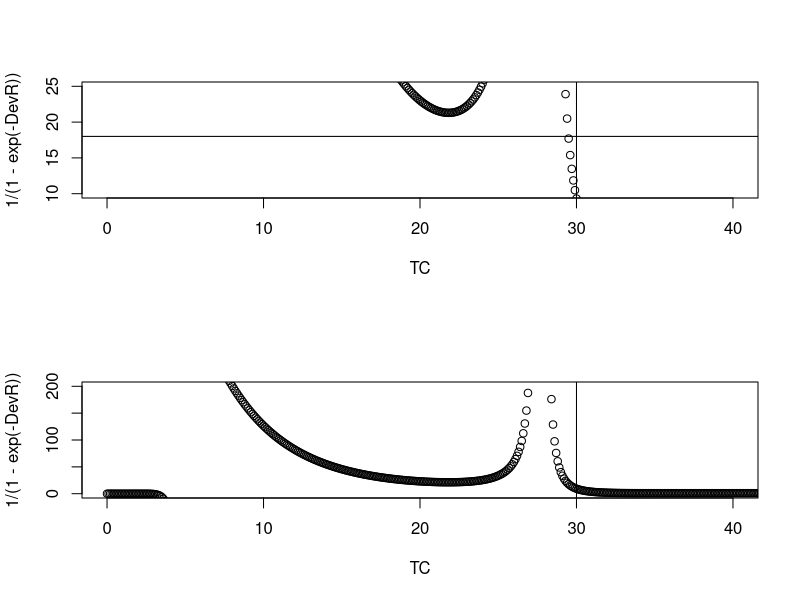
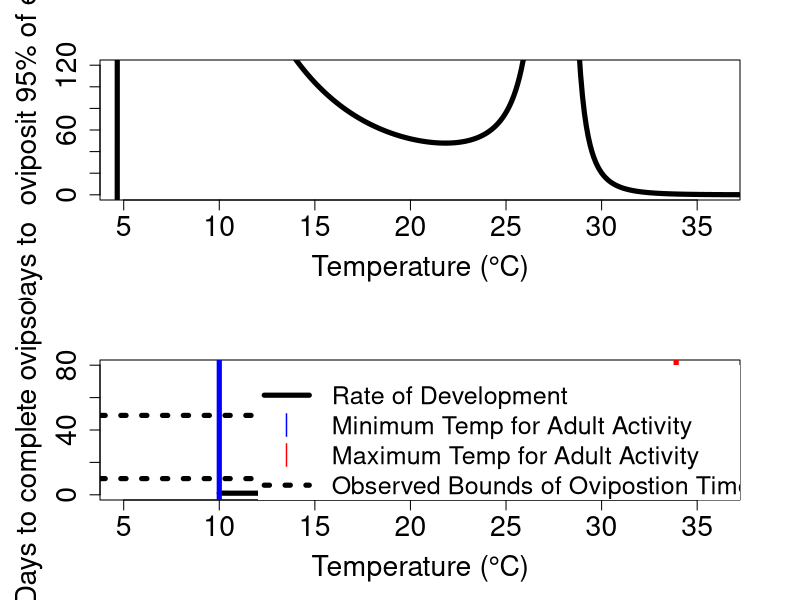
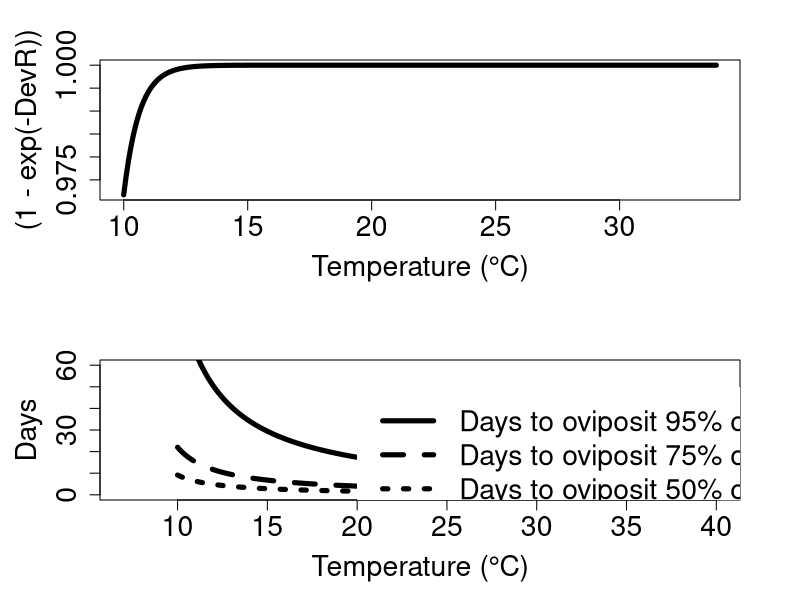

Here is the R script that generated these plots, in order:
## ---- chunk 1
F2C<-function(F){
  C=(F-32)*(5/9)
  return(C)
}
  
Taylor_Plot=function(Temp,Rmax,Tmax,Tdelta){
  Rt=Rmax*(exp(-.5*(((Temp-Tmax)/Tdelta)^2)))
  return(Rt)
}
## ---- chunk 2
TC<-seq(0,44,.1)
TB=4.6341
DeltaB=.1
TM=27.7587
DeltaM=3.0759
omega=.3684
psi=.002199





DevR = psi*(exp(omega*(TC - TB)) - (TM - TC)/(TM - TB)*exp(-omega*(TC - TB)/DeltaB) - (TC - TB)/(TM - TB)*exp(omega*(TM - TB) - (TM - TC)/DeltaM))
par(mfrow=c(2,1))
plot(TC,1/(1-exp(-DevR)),ylim=c(10,25),xlim=c(0,40))
abline(v=30)
abline(h=18)
plot(TC,1/(1-exp(-DevR)),ylim=c(0,200),xlim=c(0,40))
abline(v=30)
## ---- chunk 3
rate<-seq(.1)

Toten<-log(.10)/-DevR



#plot(Toten)
par(mar=c(5,5,3,3))
plot(TC,Toten,ylim=c(0,120),xlim=c(5,36),xlab="Temperature (\u00B0C)",ylab="Days to  oviposit 95% of eggs",cex=1.7,cex.lab=1.7,cex.axis=1.7,
     type="l",lwd=5.0)

min(Toten)
## ---- chunk 4

TC<-seq(10.0,33.9,.1)
TB=7.750
DeltaB=10000
TM=34.887
DeltaM=2.0
omega=.0085
psi=34.887



DevR = psi*(exp(omega*(TC - TB)) - (TM - TC)/(TM - TB)*exp(-omega*(TC - TB)/DeltaB) - (TC - TB)/(TM - TB)*exp(omega*(TM - TB) - (TM - TC)/DeltaM))
# par(mfrow=c(2,1))
# plot(TC,1/(1-exp(-DevR)),ylim=c(0,50),xlim=c(0,40),
#      xlab="Temperature",ylab="Days to complete oviposition")
# abline(v=30)
# abline(h=10)

#png("Oviposition.png", units="in", width=10.0, height=7.0, res=300)
par(mar=c(5,5,3,3))
plot(TC,1/(1-exp(-DevR)),ylim=c(0,80),xlim=c(5,36),xlab="Temperature (\u00B0C)",ylab="Days to complete ovipsotion",cex=1.7,cex.lab=1.7,cex.axis=1.7,
     type="l",lwd=5.0)

abline(v=33.9,col="red",lwd=5.0)
abline(v=10.0,col="blue",lwd=5.0)

abline(h=10,lty=3,lwd=5.0)
abline(h=49,lty=3,lwd=5.0)
legend(12,80,legend=c("Rate of Development","Minimum Temp for Adult Activity","Maximum Temp for Adult Activity","Observed Bounds of Ovipostion Time"),pch=c(NA,"|","|",NA,NA),
       lty=c(1,NA,NA,3,3),col=c("black","blue","red"),lwd=c(5,5,5,5),cex=1.5,box.lwd = 0,box.col = "white",bg = "white")
#dev.off()
## ---- chunk 5
plot(TC,(1-exp(-DevR)),xlab="Temperature (\u00B0C)",cex=1.7,cex.lab=1.7,cex.axis=1.7,
     type="l",lwd=5.0)

#abline(v=33.9,col="red",lwd=5.0)
#abline(v=10.0,col="blue",lwd=5.0)
#abline(v=15)
#abline(h=10,lty=3,lwd=5.0)
#abline(h=48,lty=3)
#abline(h=23)
#abline(h=49,lty=3,lwd=5.0)
#legend(12,80,legend=c("Rate of Development","Minimum Temp for Adult Activity","Maximum Temp for Adult Activity","Observed Bounds of Ovipostion Time"),pch=c(NA,"|","|",NA,NA),
#       lty=c(1,NA,NA,3,3),col=c("black","blue","red"),lwd=c(5,5,5,5),cex=1.5,box.lwd = 0,box.col = #"white",bg = "white")
## ---- chunk 6
TC<-seq(10,33.8,.1)
DevR = psi*(exp(omega*(TC - TB)) - (TM - TC)/(TM - TB)*exp(-omega*(TC - TB)/DeltaB) - (TC - TB)/(TM - TB)*exp(omega*(TM - TB) - (TM - TC)/DeltaM))


mean(1/(1-exp(-DevR)))
min(1/(1-exp(-DevR)))
max(1/(1-exp(-DevR)))



## ---- chunk 7
rate<-seq(.1)

TC<-seq(10.0,33.9,.1)
TB=7.750
DeltaB=10000
TM=35.0
DeltaM=2.0
omega=.0070
psi=.3200


DevR = psi*(exp(omega*(TC - TB)) - (TM - TC)/(TM - TB)*exp(-omega*(TC - TB)/DeltaB) - (TC - TB)/(TM - TB)*exp(omega*(TM - TB) - (TM - TC)/DeltaM))
Toten95<-log(.05)/-DevR
DevR = psi*(exp(omega*(TC - TB)) - (TM - TC)/(TM - TB)*exp(-omega*(TC - TB)/DeltaB) - (TC - TB)/(TM - TB)*exp(omega*(TM - TB) - (TM - TC)/DeltaM))
Toten50<-log(.50)/-DevR
DevR = psi*(exp(omega*(TC - TB)) - (TM - TC)/(TM - TB)*exp(-omega*(TC - TB)/DeltaB) - (TC - TB)/(TM - TB)*exp(omega*(TM - TB) - (TM - TC)/DeltaM))
Toten75<-log(.75)/-DevR


days=log(.75)/-rate


par(mar=c(5,5,3,3))
plot(TC,Toten95,ylim=c(0,60),xlim=c(7,40),xlab="Temperature (\u00B0C)",ylab="Days",cex=1.7,cex.lab=1.7,cex.axis=1.7,
     type="l",lwd=5.0)
lines(TC,Toten50,lwd=5.0,lty=2.0)
lines(TC,Toten75,lwd=5.0,lty=3.0)
#abline(v=33.9,col="red",lwd=5.0)
#abline(v=10.0,col="blue",lwd=5.0)
#abline(h=10,lty=3,lwd=5.0)
#abline(h=49,lty=3,lwd=5.0)
legend(20,50,legend=c("Days to oviposit 95% of eggs","Days to oviposit 75% of eggs","Days to oviposit 50% of eggs"),
       lty=c(1,2,3),col=c("black","black","black"),lwd=c(5,5,5,5),cex=1.7,box.lwd = 0,box.col = "white",bg = "white")


#print(Toten95)
mean(Toten95)
min(Toten95)
max(Toten95)
## ---- chunk 8

